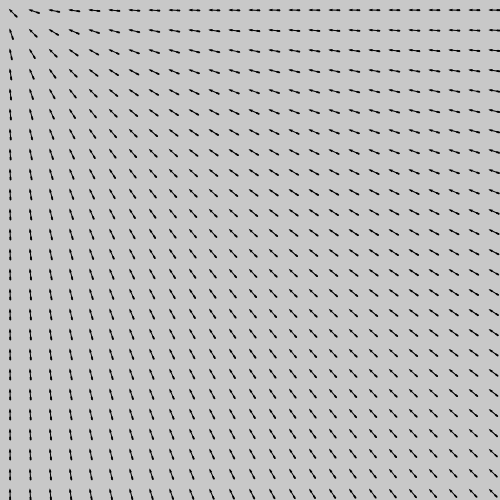
Frame 1 (no input)
Frame 60 (no input): identical to frame 1, image omitted
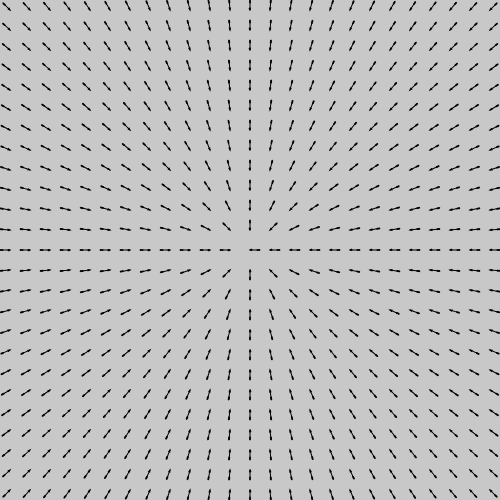
Frame 120 (the mouse pressed at the canvas centre since frame 60)

The p5.js sketch that drew these frames (run headless with seeded random() and noise() and a simulated clock; from frame 60 on, the mouse is pressed at the canvas centre):

// p5.js sketch
// ── sketch.js
var myArrows = [];

function setup() {
  createCanvas(500, 500);

  var numOfArrows = 25;
  for (var y = 0; y < numOfArrows; y++) {
    var gap = height/numOfArrows;
    var newYPos = gap/2 + y * gap;

    for (var x = 0; x < numOfArrows; x++) {
      var xGap = width/numOfArrows;
      var newXPos = xGap/2 + x * xGap;
      var newI = y * numOfArrows + x;
      myArrows[newI] = new Arrow( newXPos, newYPos, gap/2);
    }
  }
}

function draw() {
  background(200);
  fill(0);
  stroke(0);
  for(var i = 0; i < myArrows.length; i++) {
    myArrows[i].draw();
  }
}

// ── arrow.js
function Arrow(ax, ay, size) {
  this.x = ax;
  this.y = ay;
  this.size = size;
  this.draw = function(ax, ay) {
    push();
    translate(this.x, this.y);
    var angle = this.getAngle(this.x, this.y, mouseX, mouseY);
    rotate(angle);
    var size = this.size;
    line(0, 0, size, 0);
    var triangleSize = size * 0.2;
    triangle(0, 0,
      triangleSize, triangleSize*0.3,
      triangleSize, -triangleSize*0.3);

    var fLocation = size * 0.7;
    var fSize = size * 0.05;

    for (i = 0; i < 3; i++) {
      line(fLocation, 0, fLocation+fSize, fSize);
      line(fLocation, 0, fLocation+fSize, -fSize);
      fLocation += size * 0.1;
    }
    pop();
  };

  this.getAngle = function (x1, y1, x2, y2) {
    var diffX = x1 - x2;
    var diffY = y1 - y2;
    var angle = Math.atan2(diffY, diffX);
    return angle;
  };

}
